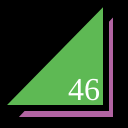
Frame 1 (no input)
Frame 60 (no input): identical to frame 1, image omitted
Frame 120 (the mouse pressed at the canvas centre since frame 60): identical to frame 1, image omitted

The p5.js sketch that drew this single still picture (run headless with seeded random() and noise() and a simulated clock; from frame 60 on, the mouse is pressed at the canvas centre):

// p5.js sketch
// ── sketch.js
function setup() {
  createCanvas(128,128);
}

function draw() {
  background(0);
  strokeWeight(6);
  fill(178, 100, 162);
  triangle(12,120,116,120,116,10);
  fill(94, 185, 84);
  triangle(0,108,106,108,106,0);
  fill(255);
  textSize(32);
  textFont("serif");
  text("46", 68, 100);
}
